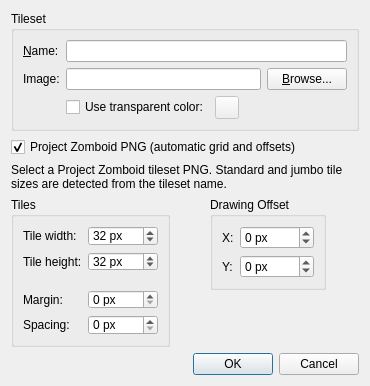
<?xml version="1.0" encoding="UTF-8"?>
<ui version="4.0">
 <class>NewTilesetDialog</class>
 <widget class="QDialog" name="NewTilesetDialog">
  <property name="geometry">
   <rect>
    <x>0</x>
    <y>0</y>
    <width>370</width>
    <height>377</height>
   </rect>
  </property>
  <property name="windowTitle">
   <string>New Tileset</string>
  </property>
  <layout class="QVBoxLayout" name="verticalLayout_2">
   <item>
    <widget class="QGroupBox" name="groupBox_2">
     <property name="title">
      <string>Tileset</string>
     </property>
     <layout class="QGridLayout" name="gridLayout_2">
      <item row="0" column="0">
       <widget class="QLabel" name="label">
        <property name="text">
         <string>&amp;Name:</string>
        </property>
        <property name="buddy">
         <cstring>name</cstring>
        </property>
       </widget>
      </item>
      <item row="0" column="1" colspan="2">
       <widget class="QLineEdit" name="name"/>
      </item>
      <item row="1" column="0">
       <widget class="QLabel" name="label_2">
        <property name="text">
         <string>Image:</string>
        </property>
       </widget>
      </item>
      <item row="1" column="1">
       <widget class="QLineEdit" name="image"/>
      </item>
      <item row="1" column="2">
       <widget class="QPushButton" name="browseButton">
        <property name="text">
         <string>&amp;Browse...</string>
        </property>
       </widget>
      </item>
      <item row="2" column="1" colspan="2">
       <layout class="QHBoxLayout" name="horizontalLayout">
        <item>
         <widget class="QCheckBox" name="useTransparentColor">
          <property name="text">
           <string>Use transparent color:</string>
          </property>
         </widget>
        </item>
        <item>
         <widget class="Tiled::Internal::ColorButton" name="colorButton">
          <property name="enabled">
           <bool>false</bool>
          </property>
         </widget>
        </item>
        <item>
         <spacer name="horizontalSpacer_2">
          <property name="orientation">
           <enum>Qt::Horizontal</enum>
          </property>
          <property name="sizeHint" stdset="0">
           <size>
            <width>0</width>
            <height>0</height>
           </size>
          </property>
         </spacer>
        </item>
       </layout>
      </item>
     </layout>
   </widget>
  </item>
  <item>
   <widget class="QCheckBox" name="projectZomboidMode">
    <property name="text">
     <string>Project Zomboid PNG (automatic grid and offsets)</string>
    </property>
    <property name="checked">
     <bool>true</bool>
    </property>
   </widget>
  </item>
  <item>
   <widget class="QLabel" name="projectZomboidInfo">
    <property name="text">
     <string>Select a Project Zomboid tileset PNG. Standard and jumbo tile sizes are detected from the tileset name.</string>
    </property>
    <property name="wordWrap">
     <bool>true</bool>
    </property>
   </widget>
  </item>
  <item>
   <layout class="QHBoxLayout" name="horizontalLayout_2">
     <property name="spacing">
      <number>0</number>
     </property>
     <item>
      <widget class="QGroupBox" name="groupBox">
       <property name="title">
        <string>Tiles</string>
       </property>
       <layout class="QGridLayout" name="gridLayout">
        <item row="0" column="0">
         <widget class="QLabel" name="label_3">
          <property name="text">
           <string>Tile width:</string>
          </property>
         </widget>
        </item>
        <item row="0" column="1">
         <widget class="QSpinBox" name="tileWidth">
          <property name="enabled">
           <bool>true</bool>
          </property>
          <property name="suffix">
           <string extracomment="Remember starting with a space."> px</string>
          </property>
          <property name="minimum">
           <number>1</number>
          </property>
          <property name="maximum">
           <number>9999</number>
          </property>
          <property name="value">
           <number>32</number>
          </property>
         </widget>
        </item>
        <item row="1" column="0">
         <widget class="QLabel" name="label_4">
          <property name="text">
           <string>Tile height:</string>
          </property>
         </widget>
        </item>
        <item row="1" column="1">
         <widget class="QSpinBox" name="tileHeight">
          <property name="suffix">
           <string> px</string>
          </property>
          <property name="minimum">
           <number>1</number>
          </property>
          <property name="maximum">
           <number>9999</number>
          </property>
          <property name="value">
           <number>32</number>
          </property>
         </widget>
        </item>
        <item row="2" column="1">
         <spacer name="verticalSpacer_2">
          <property name="orientation">
           <enum>Qt::Vertical</enum>
          </property>
          <property name="sizeType">
           <enum>QSizePolicy::Fixed</enum>
          </property>
          <property name="sizeHint" stdset="0">
           <size>
            <width>10</width>
            <height>13</height>
           </size>
          </property>
         </spacer>
        </item>
        <item row="3" column="0">
         <widget class="QLabel" name="label_5">
          <property name="toolTip">
           <string>The space at the edges of the tileset.</string>
          </property>
          <property name="text">
           <string>Margin:</string>
          </property>
         </widget>
        </item>
        <item row="3" column="1">
         <widget class="QSpinBox" name="margin">
          <property name="suffix">
           <string> px</string>
          </property>
          <property name="minimum">
           <number>0</number>
          </property>
          <property name="maximum">
           <number>99</number>
          </property>
          <property name="value">
           <number>0</number>
          </property>
         </widget>
        </item>
        <item row="4" column="1">
         <widget class="QSpinBox" name="spacing">
          <property name="suffix">
           <string> px</string>
          </property>
          <property name="minimum">
           <number>0</number>
          </property>
          <property name="maximum">
           <number>99</number>
          </property>
          <property name="value">
           <number>0</number>
          </property>
         </widget>
        </item>
        <item row="5" column="1">
         <spacer name="verticalSpacer">
          <property name="orientation">
           <enum>Qt::Vertical</enum>
          </property>
          <property name="sizeHint" stdset="0">
           <size>
            <width>20</width>
            <height>0</height>
           </size>
          </property>
         </spacer>
        </item>
        <item row="4" column="0">
         <widget class="QLabel" name="label_6">
          <property name="toolTip">
           <string>The space between the tiles.</string>
          </property>
          <property name="text">
           <string>Spacing:</string>
          </property>
         </widget>
        </item>
       </layout>
      </widget>
     </item>
     <item>
      <spacer name="horizontalSpacer">
       <property name="orientation">
        <enum>Qt::Horizontal</enum>
       </property>
       <property name="sizeType">
        <enum>QSizePolicy::Fixed</enum>
       </property>
       <property name="sizeHint" stdset="0">
        <size>
         <width>40</width>
         <height>20</height>
        </size>
       </property>
      </spacer>
     </item>
     <item>
      <layout class="QVBoxLayout" name="verticalLayout">
       <item>
        <widget class="QGroupBox" name="groupBox_3">
         <property name="toolTip">
          <string>An offset applied when drawing the tiles.</string>
         </property>
         <property name="title">
          <string>Drawing Offset</string>
         </property>
         <layout class="QGridLayout" name="gridLayout_3">
          <item row="0" column="0">
           <widget class="QLabel" name="label_7">
            <property name="text">
             <string>X:</string>
            </property>
           </widget>
          </item>
          <item row="0" column="1">
           <widget class="QSpinBox" name="offsetX">
            <property name="enabled">
             <bool>true</bool>
            </property>
            <property name="suffix">
             <string> px</string>
            </property>
            <property name="minimum">
             <number>-9999</number>
            </property>
            <property name="maximum">
             <number>9999</number>
            </property>
           </widget>
          </item>
          <item row="1" column="0">
           <widget class="QLabel" name="label_8">
            <property name="text">
             <string>Y:</string>
            </property>
           </widget>
          </item>
          <item row="1" column="1">
           <widget class="QSpinBox" name="offsetY">
            <property name="suffix">
             <string> px</string>
            </property>
            <property name="minimum">
             <number>-9999</number>
            </property>
            <property name="maximum">
             <number>9999</number>
            </property>
           </widget>
          </item>
         </layout>
        </widget>
       </item>
       <item>
        <spacer name="verticalSpacer_3">
         <property name="orientation">
          <enum>Qt::Vertical</enum>
         </property>
         <property name="sizeHint" stdset="0">
          <size>
           <width>20</width>
           <height>40</height>
          </size>
         </property>
        </spacer>
       </item>
      </layout>
     </item>
     <item>
      <spacer name="horizontalSpacer_3">
       <property name="orientation">
        <enum>Qt::Horizontal</enum>
       </property>
       <property name="sizeType">
        <enum>QSizePolicy::MinimumExpanding</enum>
       </property>
       <property name="sizeHint" stdset="0">
        <size>
         <width>0</width>
         <height>20</height>
        </size>
       </property>
      </spacer>
     </item>
    </layout>
   </item>
   <item>
    <widget class="QDialogButtonBox" name="buttonBox">
     <property name="orientation">
      <enum>Qt::Horizontal</enum>
     </property>
     <property name="standardButtons">
      <set>QDialogButtonBox::Cancel|QDialogButtonBox::Ok</set>
     </property>
    </widget>
   </item>
  </layout>
 </widget>
 <customwidgets>
  <customwidget>
   <class>Tiled::Internal::ColorButton</class>
   <extends>QToolButton</extends>
   <header>colorbutton.h</header>
  </customwidget>
 </customwidgets>
 <resources/>
 <connections>
  <connection>
   <sender>buttonBox</sender>
   <signal>accepted()</signal>
   <receiver>NewTilesetDialog</receiver>
   <slot>tryAccept()</slot>
   <hints>
    <hint type="sourcelabel">
     <x>257</x>
     <y>367</y>
    </hint>
    <hint type="destinationlabel">
     <x>157</x>
     <y>274</y>
    </hint>
   </hints>
  </connection>
  <connection>
   <sender>buttonBox</sender>
   <signal>rejected()</signal>
   <receiver>NewTilesetDialog</receiver>
   <slot>reject()</slot>
   <hints>
    <hint type="sourcelabel">
     <x>325</x>
     <y>367</y>
    </hint>
    <hint type="destinationlabel">
     <x>286</x>
     <y>274</y>
    </hint>
   </hints>
  </connection>
  <connection>
   <sender>useTransparentColor</sender>
   <signal>toggled(bool)</signal>
   <receiver>colorButton</receiver>
   <slot>setEnabled(bool)</slot>
   <hints>
    <hint type="sourcelabel">
     <x>221</x>
     <y>117</y>
    </hint>
    <hint type="destinationlabel">
     <x>282</x>
     <y>131</y>
    </hint>
   </hints>
  </connection>
 </connections>
 <slots>
  <slot>tryAccept()</slot>
 </slots>
</ui>
